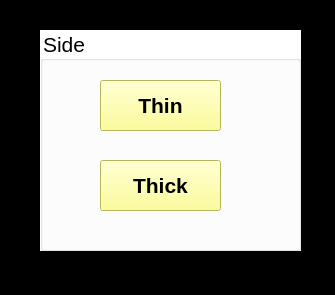
<?xml version="1.0" encoding="UTF-8"?>
<ui version="4.0">
 <class>Form</class>
 <widget class="QWidget" name="Form">
  <property name="geometry">
   <rect>
    <x>0</x>
    <y>0</y>
    <width>335</width>
    <height>295</height>
   </rect>
  </property>
  <property name="windowTitle">
   <string>Form</string>
  </property>
  <property name="styleSheet">
   <string notr="true">background-color: rgb(0, 0, 0);</string>
  </property>
  <widget class="QGroupBox" name="side">
   <property name="geometry">
    <rect>
     <x>40</x>
     <y>30</y>
     <width>261</width>
     <height>221</height>
    </rect>
   </property>
   <property name="font">
    <font>
     <pointsize>16</pointsize>
    </font>
   </property>
   <property name="styleSheet">
    <string notr="true">background-color: rgb(255, 255, 255);</string>
   </property>
   <property name="title">
    <string>Side</string>
   </property>
   <widget class="QPushButton" name="Bthin">
    <property name="geometry">
     <rect>
      <x>60</x>
      <y>50</y>
      <width>121</width>
      <height>51</height>
     </rect>
    </property>
    <property name="font">
     <font>
      <pointsize>16</pointsize>
      <weight>75</weight>
      <bold>true</bold>
     </font>
    </property>
    <property name="styleSheet">
     <string notr="true">background-color: rgb(255, 255, 127);</string>
    </property>
    <property name="text">
     <string>Thin</string>
    </property>
   </widget>
   <widget class="QPushButton" name="Bthick">
    <property name="geometry">
     <rect>
      <x>60</x>
      <y>130</y>
      <width>121</width>
      <height>51</height>
     </rect>
    </property>
    <property name="font">
     <font>
      <pointsize>16</pointsize>
      <weight>75</weight>
      <bold>true</bold>
     </font>
    </property>
    <property name="styleSheet">
     <string notr="true">background-color: rgb(255, 255, 127);</string>
    </property>
    <property name="text">
     <string>Thick</string>
    </property>
   </widget>
  </widget>
 </widget>
 <resources/>
 <connections/>
</ui>
